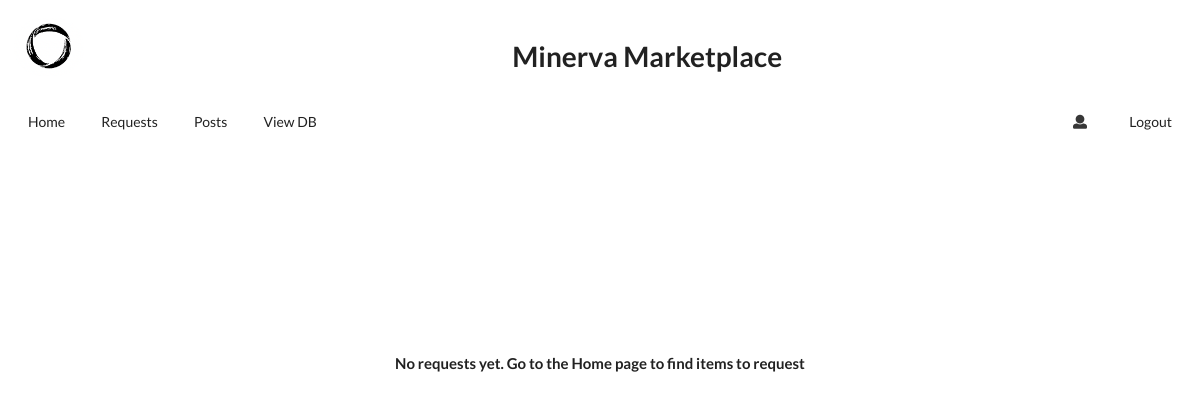
/my_items_reqs (signed in), run on an earlier commit of the app's database.
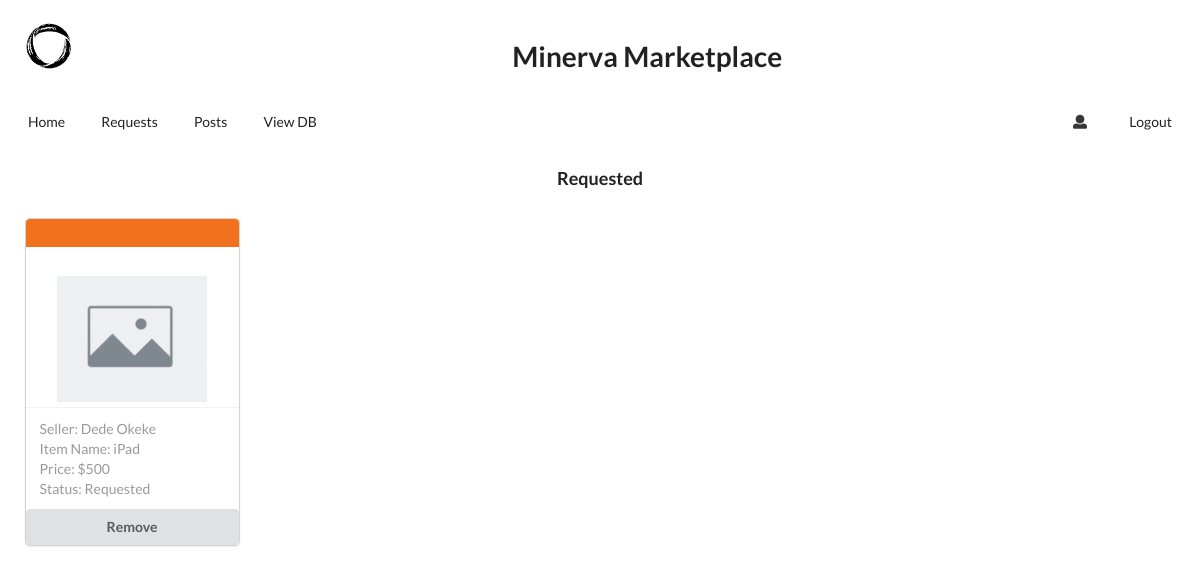
And on a later commit of the database.
### app.py (models this page shows, shortened)
class Items(db.Model):
    item_id = db.Column(db.Integer, primary_key = True)
    requester_id = db.Column(db.Integer)
    poster_id = db.Column(db.Integer)
    item_status = db.Column(db.String(100))
    item_name = db.Column(db.String(100))
    item_location = db.Column(db.String(100))
    item_category = db.Column(db.String(100))
    item_description = db.Column(db.String(100))
    item_shelflife = db.Column(db.String(100))
    item_state = db.Column(db.String(100))
    date_posted = db.Column(db.DateTime, default=datetime.datetime.utcnow)
    item_price = db.Column(db.String(100))
    item_pic = db.Column(db.String(100))

class Users(db.Model):
    user_id = db.Column(db.Integer, primary_key = True)
    user_name = db.Column(db.String(100))
    user_email = db.Column(db.String(100))
    user_phone_no = db.Column(db.String(100))
    user_class = db.Column(db.String(100))
    user_about_me = db.Column(db.String(100))
    user_city = db.Column(db.String(100))
    user_pmoc = db.Column(db.String(100))
    user_oci = db.Column(db.String(100))
    user_profile_pic = db.Column(db.String(100))
    password = db.Column(db.String(100))

### app.py (the view)
@app.route("/my_items_reqs", methods = ["POST", "GET"])
def my_items_reqs():
    if "user_email" not in session:
        flash("You need to log in!")
        return redirect(url_for("login"))
    user_id = Users.query.filter_by(user_email=session["user_email"]).first().user_id
    all_statuses = db.session.query(Items.item_id, Items.item_name, Items.item_price, Items.item_status, Users.user_name).\
        join(Users, Users.user_id == Items.poster_id, isouter=True).\
        filter(Items.requester_id == user_id).\
        order_by(Items.date_posted.desc()).all()
    all_items = [("Requested", "orange", []), ("Approved", "green", [])]
    for item in all_statuses:
        if item.item_status == "R":
            all_items[0][2].append(item)
        elif item.item_status == "A":
            all_items[1][2].append(item)
    return render_template("my_items_reqs.html", all_items=all_items)

### templates/my_items_reqs.html (shortened to what this page needs)
{% extends "base.html" %}
{% block body %}
    {% if not all_items[0][2] and not all_items[1][2] %}
        <div class="ui basic center aligned segment" style="margin-top: 200px;">
            <h4 class="ui header">No requests yet. Go to the Home page to find items to request</h4>
        </div>
    {% endif %}
    {% for status, color, items in all_items %}
        {% if items %}
            <div class="ui basic center aligned segment">
                <h3 class="ui header">{{status}}</h3>
            </div>
            <div class="ui five cards" style="margin-left: 15px; margin-right: 15px;">
                {% for item in items %}
                    <div class="card">
                        <div class="ui {{color}} inverted segment"></div>
                        <a href="{{ url_for('view_item', id=item.item_id) }}">
                            <img class="ui small centered image" src="/static/placeholder.png" style="margin-top: 15px; margin-bottom: 5px;">
                        </a>
                        <div class="extra">
                            Seller: {{item.user_name}} <br>
                            Item Name: {{item.item_name}} <br>
                            Price: {{item.item_price}} <br>
                            Status: {{status}} <br>
                        </div>
                        <a href="{{ url_for('unreq', id=item.item_id) }}">
                            <button class="ui fluid button">Remove</button>
                        </a>
                    </div>
                {% endfor %}
            </div>
        {% endif %}
    {% endfor %}
{% endblock %}

What changed in the data, as far as the page shows it:
now on this page (row edited): Items: user_name "Dede Okeke", item_name "iPad", item_price "$500", status "Requested"
Also different on the page:
new list line: "Requested"
text no longer shown: "No requests yet. Go to the Home page to find items to request"
